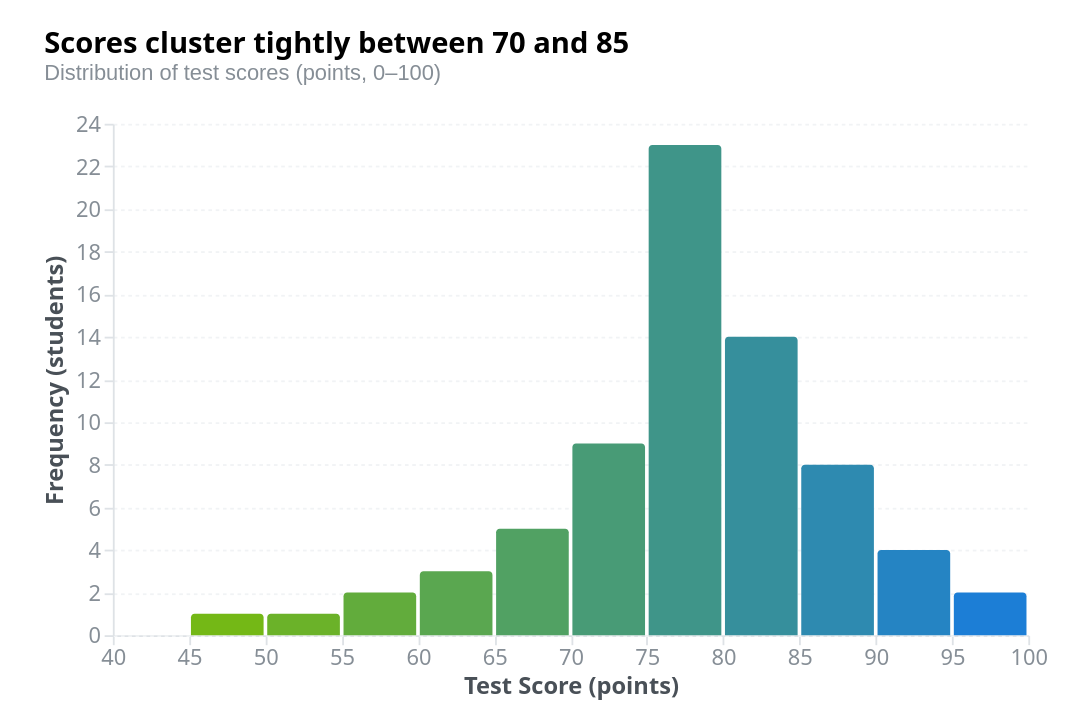

Express this chart as Vega-Lite.
### Vega specification from a JSON file in a GitHub repository (floating-point values rounded to 4 significant figures)
{"_metadata": {"customization": ["Replace 'values' array with your observations", "Change field name in the bin transform 'field' property and in marks", "Adjust the bin transform 'maxbins' to control bin count", "Update axes titles and units for your variable", "Modify title and description for your context"], "dataFormat": "Array of objects with a single 'value' (quantitative) field. Each object is one observation."}, "$schema": "https://vega.github.io/schema/vega/v6.json", "autosize": {"contains": "padding", "type": "fit"}, "axes": [{"domainColor": "#dee2e6", "labelColor": "#868e96", "labelFontSize": 12, "orient": "bottom", "scale": "x", "tickColor": "#dee2e6", "title": "Test Score (points)", "titleColor": "#495057", "titleFontSize": 13}, {"domainColor": "#dee2e6", "grid": true, "gridColor": "#f1f3f5", "gridDash": [2, 2], "labelColor": "#868e96", "labelFontSize": 12, "orient": "left", "scale": "y", "tickColor": "#dee2e6", "title": "Frequency (students)", "titleColor": "#495057", "titleFontSize": 13}], "config": {"aria": true, "axis": {"labelFont": "system-ui, -apple-system, sans-serif", "titleFont": "system-ui, -apple-system, sans-serif"}, "title": {"font": "system-ui, -apple-system, sans-serif"}}, "data": [{"name": "source", "transform": [{"as": ["bin0", "bin1"], "extent": [40, 100], "field": "value", "maxbins": 12, "type": "bin"}], "values": [{"value": 72}, {"value": 74}, {"value": 75}, {"value": 75}, {"value": 76}, {"value": 77}, {"value": 77}, {"value": 78}, {"value": 78}, {"value": 78}, {"value": 79}, {"value": 79}, {"value": 80}, {"value": 80}, {"value": 81}, {"value": 82}, {"value": 83}, {"value": 84}, {"value": 85}, {"value": 85}, {"value": 86}, {"value": 87}, {"value": 88}, {"value": 89}, {"value": 90}, {"value": 91}, {"value": 92}, {"value": 94}, {"value": 96}, {"value": 98}, {"value": 45}, {"value": 52}, {"value": 55}, {"value": 58}, {"value": 60}, {"value": 62}, {"value": 63}, {"value": 65}, {"value": 66}, {"value": 67}, {"value": 68}, {"value": 69}, {"value": 70}, {"value": 71}, {"value": 73}, {"value": 74}, {"value": 75}, {"value": 76}, {"value": 77}, {"value": 78}, {"value": 79}, {"value": 80}, {"value": 81}, {"value": 82}, {"value": 73}, {"value": 74}, {"value": 76}, {"value": 77}, {"value": 78}, {"value": 79}, {"value": 80}, {"value": 81}, {"value": 72}, {"value": 75}, {"value": 77}, {"value": 78}, {"value": 79}, {"value": 80}, {"value": 82}, {"value": 84}, {"value": 86}, {"value": 88}]}, {"name": "bins", "source": "source", "transform": [{"as": ["count"], "groupby": ["bin0", "bin1"], "ops": ["count"], "type": "aggregate"}]}], "description": "Histogram showing the frequency distribution of test scores. The distribution is approximately normal, clustering between 70 and 85 points, with the bulk of observations in that range. Tails extend down to 45 and up to 98.", "height": 400, "marks": [{"encode": {"enter": {"cornerRadiusTopLeft": {"value": 2}, "cornerRadiusTopRight": {"value": 2}, "tooltip": {"signal": "{'Score range': format(datum.bin0, '.0f') + '–' + format(datum.bin1, '.0f') + ' pts', 'Students': datum.count}"}, "x": {"field": "bin0", "offset": 1, "scale": "x"}, "x2": {"field": "bin1", "offset": -1, "scale": "x"}, "y": {"field": "count", "scale": "y"}, "y2": {"scale": "y", "value": 0}}, "update": {"fill": {"field": "bin0", "scale": "color"}, "opacity": [{"test": "hovered === null || hovered.bin0 === datum.bin0", "value": 1}, {"value": 0.3}]}}, "from": {"data": "bins"}, "type": "rect"}], "padding": {"bottom": 16, "left": 24, "right": 24, "top": 16}, "scales": [{"domain": [40, 100], "name": "x", "range": "width", "type": "linear", "zero": false}, {"domain": {"data": "bins", "field": "count"}, "name": "y", "nice": true, "range": "height", "type": "linear", "zero": true}, {"domain": {"data": "bins", "field": "bin0"}, "name": "color", "range": ["#74b816", "#1c7ed6"], "type": "linear"}], "signals": [{"name": "hovered", "on": [{"events": "rect:pointerover", "update": "datum"}, {"events": "rect:pointerout", "update": "null"}], "value": null}], "title": {"anchor": "start", "fontSize": 16, "offset": 16, "subtitle": "Distribution of test scores (points, 0–100)", "subtitleColor": "#868e96", "subtitleFontSize": 12, "text": "Scores cluster tightly between 70 and 85"}, "width": 600}
